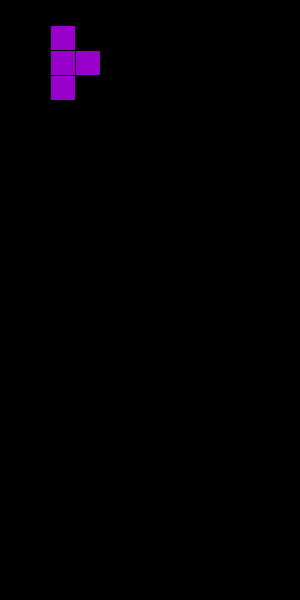
Frame 1 (no input)
Frame 60 (the mouse pressed at the canvas centre just before this capture): blank canvas, image omitted
Frame 120 (the mouse held since frame 60 and released just before this capture): blank canvas, image omitted

The Processing sketch that drew this single still picture (run headless with seeded random() and noise(); from frame 60 on, the mouse is pressed at the canvas centre):

// Processing sketch: week13_07_tetris_falling
// ── week13_07_tetris_falling.pde
void setup(){
   size(300, 600); 
}
float x= 50, y= 50;
void draw(){
   background(0);
   fill(153, 0, 204);
   rect(x, y-25, 25, 25);
   rect(x+25, y, 25, 25);
   rect(x, y, 25, 25);
   rect(x, y+25, 25, 25);
   if(frameCount%50==0); y+=25;
}
void keyPressed(){
   if(keyCode == RIGHT) x +=25;
   if(keyCode == LEFT) x-= 25;
}
